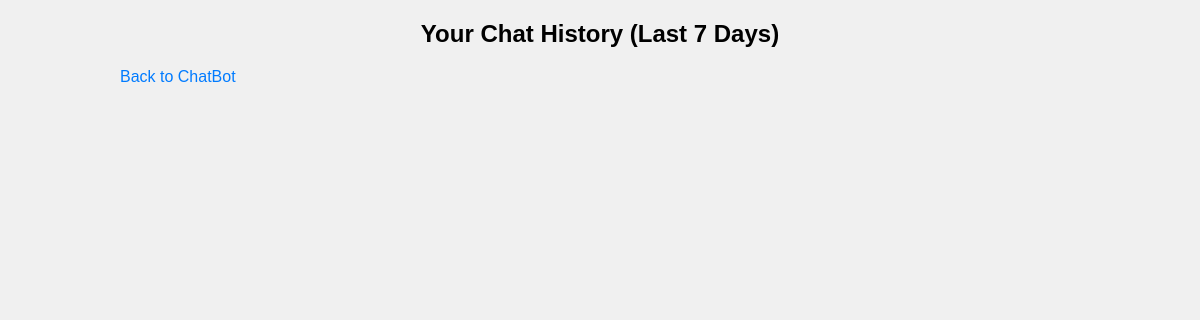
Page /history (signed in) on the earlier database version.
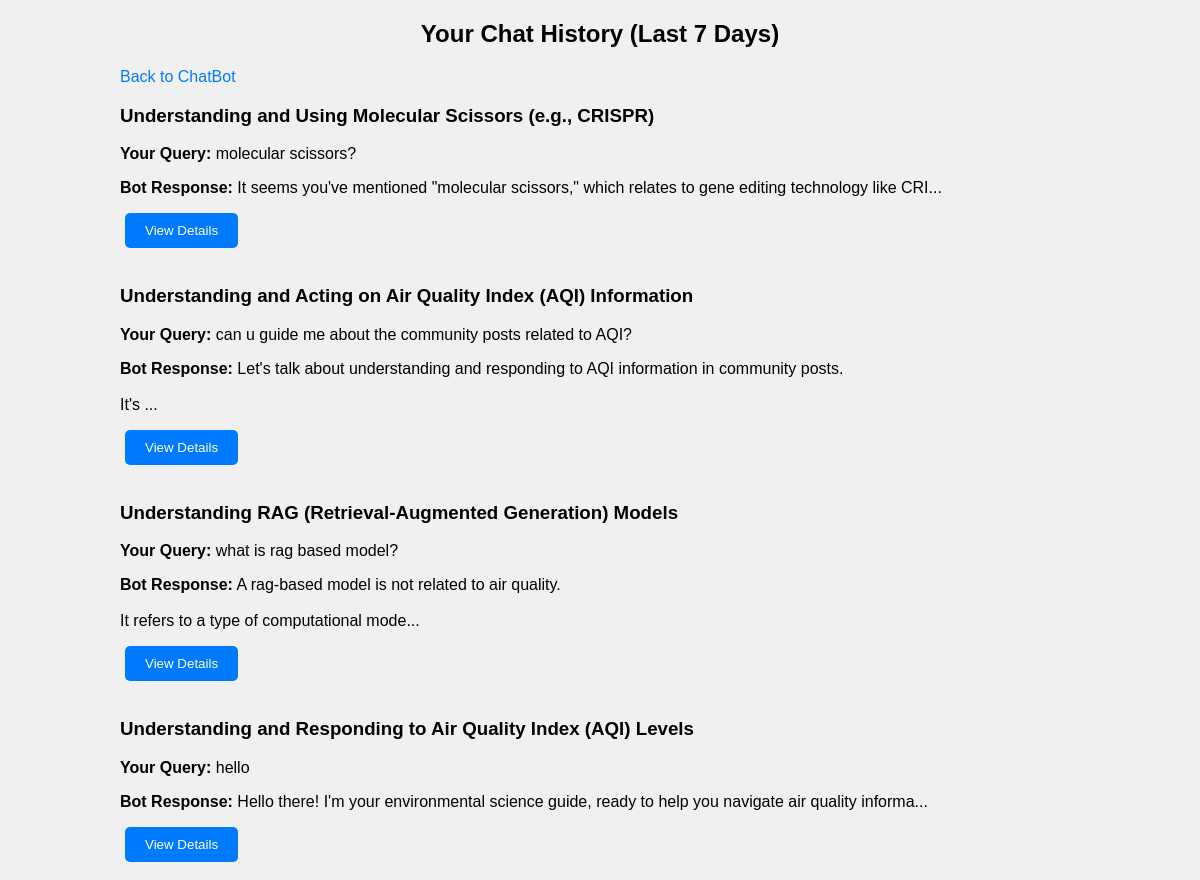
Same page on the later database version.
### models.py (models this page shows, shortened)
class ChatHistory(db.Model):
    __tablename__ = 'chat_history'
    id = db.Column(db.Integer, primary_key=True)
    user_id = db.Column(db.Integer, db.ForeignKey('user.id'), nullable=False)
    user_input = db.Column(db.Text, nullable=False)
    bot_response = db.Column(db.Text, nullable=False)
    timestamp = db.Column(db.DateTime, default=datetime.utcnow)
    title = db.Column(db.String(150), nullable=True)
    user = db.relationship('User', backref=db.backref('chats', lazy=True))

### app.py (the view)
@app.route('/history')
@login_required
def history():
    seven_days_ago = datetime.utcnow() - timedelta(days=7)
    history = ChatHistory.query.filter(
        ChatHistory.user_id == current_user.id,  # Filter by the current user
        ChatHistory.timestamp >= seven_days_ago  # Only include chats from the last 7 days
    ).order_by(ChatHistory.timestamp.desc()).all()  # latest chats first
    return render_template('history.html', history=history)

### app.py (called while the page is built)
@login_manager.user_loader  # decorator func - load user from database using their user_id
def load_user(user_id):
    return User.query.get(int(user_id))

### templates/history.html (shortened to what this page needs)
<!DOCTYPE html>
<html lang="en">
<head>
    <link rel="stylesheet" href="{{ url_for('static', filename='styles.css') }}">
</head>
<body>
    <div class="history-container">
        <h2>Your Chat History (Last 7 Days)</h2>
       <div class="chatbtn"><a href="{{ url_for('chatbot') }}">Back to ChatBot</a></div>
        <div id="historyList" class="history-list">
            {% for chat in history %}
                <div class="chat-box">
                    <h3>{{ chat.title or 'No Title' }}</h3>
                    <p><strong>Your Query:</strong> {{ chat.user_input }}</p>
                    <p><strong>Bot Response:</strong>
                        {{ chat.bot_response | truncate(100, True) | safe }}
                    </p>
                    <button onclick="window.location.href='/history/{{ chat.id }}'">View Details</button>
                </div>
            {% endfor %}
        </div>
    </div>
</body>
</html>

### static/styles.css (style rules this page uses)
body { font-family: Arial, sans-serif; margin: 0; padding: 0; background-color: #f0f0f0; }
button { margin-bottom: 18px; margin-left: 5px; padding-inline: 23px; padding: 10px 20px; background-color: #007bff; color: white; border: none; border-radius: 5px; cursor: pointer; transition: background-color 0.3s; }
a { margin-top: 10px; color: #007bff; text-decoration: none; }
.history-container { width: 80%; margin: 0 auto; }
h2 { text-align: center; margin-bottom: 20px; }
button { padding: 10px 20px; background-color: #007bff; color: #fff; border: none; border-radius: 5px; cursor: pointer; transition: background-color 0.3s; }

Differences in the rows shown:
added ChatHistory: title "Understanding and Using Molecular Scissors (e.g., CRISPR)", user_input "molecular scissors?", bot_response "It seems you've mentioned \"molecular scissors,\" which relates to gene editing technology like CRI..."
added ChatHistory: title "Understanding and Acting on Air Quality Index (AQI) Information", user_input "can u guide me about the community posts related to AQI?", bot_response "Let's talk about understanding and responding to AQI information in community posts. It's ..."
added ChatHistory: title "Understanding RAG (Retrieval-Augmented Generation) Models", user_input "what is rag based model?", bot_response "A rag-based model is not related to air quality. It refers to a type of computational mode..."
added ChatHistory: title "Understanding and Responding to Air Quality Index (AQI) Levels", user_input "hello", bot_response "Hello there! I'm your environmental science guide, ready to help you navigate air quality informa..."
